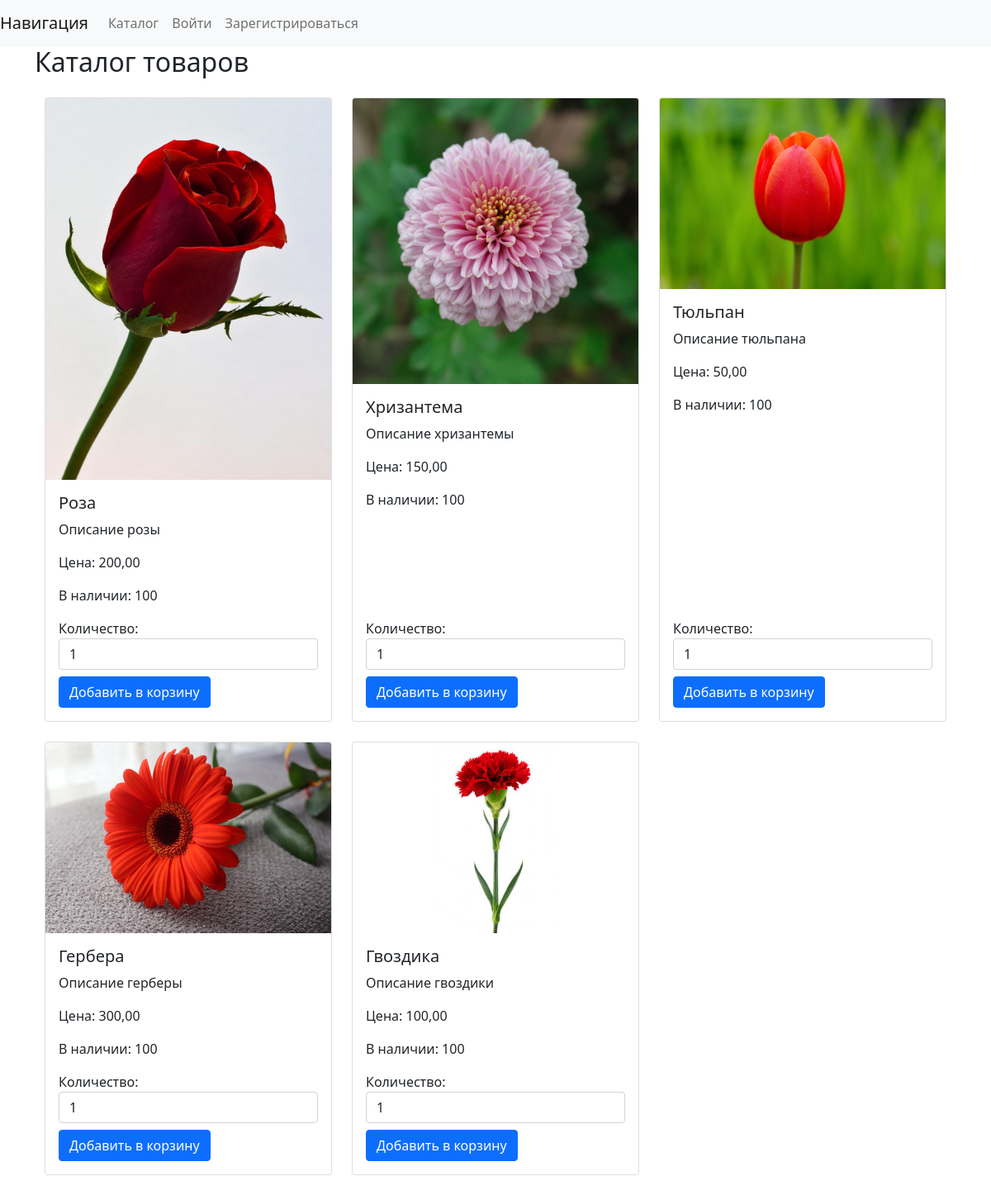
/catalog, run on the app's committed database.
### catalog/models.py (models this page shows, shortened)
class Product(models.Model):
    name = models.CharField(max_length=255)
    description = models.TextField()
    price = models.DecimalField(max_digits=10, decimal_places=2)
    stock = models.IntegerField(default=100)
    image = models.ImageField(upload_to='products/', null=True, blank=True)  # новое поле

### catalog/views.py (the view)
# urls.py: path('', catalog_view, name='catalog'),
def catalog_view(request):
    products = Product.objects.all()
    return render(request, "catalog/catalog.html", {"products":products})

### catalog/templates/catalog/catalog.html (shortened to what this page needs)
{% extends 'register/base.html'%}
{% block content %}
    <h2>Каталог товаров</h2>
    <div class="container mt-4">
        <div class="row">
            {% for product in products %}
                <div class="col-md-4 mb-4 d-flex align-items-stretch">
                    <div class="card">
                        <div class="card-image">
                            {% if product.image %}
                                <img src="{{ product.image.url }}" class="card-img-top" alt="{{ product.name }}">
                            {% endif %}
                        </div>
                        <div class="card-body d-flex flex-column">
                            <h5 class="card-title">{{ product.name }}</h5>
                            <p class="card-text">{{ product.description }}</p>
                            <p class="card-text">Цена: {{ product.price }}</p>
                            <p class="card-text">В наличии: {{ product.stock }}</p>
                            <div class="mt-auto">
                                <form method="post" action="{% url 'add_to_cart' product.id %}">
                                    <div class="form-group">
                                        <label for="quantity_{{ product.id }}">Количество:</label>
                                        <input type="number" id="quantity_{{ product.id }}" name="quantity" class="form-control" value="1" min="1" max="{{ product.stock }}">
                                    </div>
                                    <button type="submit" class="btn btn-primary mt-2">Добавить в корзину</button>
                                </form>
                            </div>
                        </div>
                    </div>
                </div>
            {% endfor %}
        </div>
    </div>
{% endblock %}

### data on the page
Product: image (picture), name "Роза", description "Описание розы", price "200,00", stock "100", quantity "1"
Product: image (picture), name "Хризантема", description "Описание хризантемы", price "150,00", stock "100"
Product: image (picture), name "Тюльпан", description "Описание тюльпана", price "50,00", stock "100"
Product: image (picture), name "Гербера", description "Описание герберы", price "300,00", stock "100"
Product: image (picture), name "Гвоздика", description "Описание гвоздики", price "100,00", stock "100"
